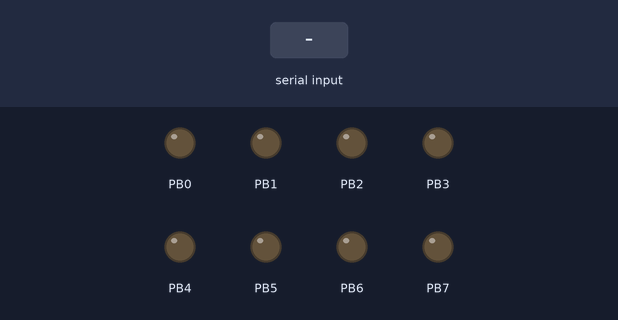
Simulated run of this program. Board: ATmega328P, built with avr-gcc and emulated at 16 MHz. Parts: output pins drawn as LEDs (lit = HIGH). The test bench sets the inputs (shaded band). What the program prints to the serial monitor is not drawn.

Above: at 1.2 s.
1.3 s: byte 57 (END_LINE) received over Serial
Timing chart, 0 to 4.3 s (numbered marks = the images above; inputs shaded):
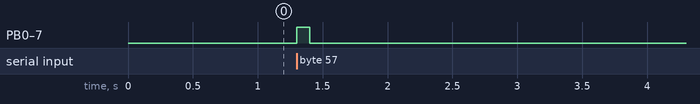

Measured:
- after the input at 1.3 s, PB0–7: LOW → HIGH at once, → LOW 0.10 s later

The program:

main.c
```c
#define F_CPU 16000000UL

#include <avr/io.h>
#include <util/delay.h>

#define BAUD_PRESCALE 7 //207 (Èç òàáëèöû Examples of UBRRn Settings for atmel328p "7 - 256000 Baud")
//#define BAUDRATE 9600
//#define BAUD_PRESCALLER (((F_CPU / (BAUDRATE * 16UL))) - 1)
#define FRAME_SIZE 32
#define END_LINE '9'

void USART_Init() {
	UBRR0H = BAUD_PRESCALE >> 8;
	UBRR0L = BAUD_PRESCALE;

	UCSR0A |= (1<<U2X0); //Óäâîåíèå ÷àñòîòû
	UCSR0B = (1<<RXEN0) | (1<<TXEN0); //Ðàçðåøàåì ïðèåì è ïåðåäà÷ó ïî USART - T/R ENable = True
	UCSR0C = (0<<UMSEL01) | (0<<UMSEL00) | (1<<USBS0) | (1<<UCSZ00) | (1<<UCSZ01) | (1 << UCSZ00);
}

unsigned char USART_Receive(void) {
	while( !(UCSR0A & (1<<RXC0)) );
	return UDR0;
}

void USART_Receive_Str(char *calledstring) {
	char ch;
	int i = 0;

	while(1) {
		ch = USART_Receive();

		if (ch == END_LINE) {
			calledstring[i] = 0;
			return;
		} else {
			calledstring[i] = ch;
			i++;
		}
	}
}

void USART_Send(unsigned char data) {
	while( !(UCSR0A & (1<<UDRE0)) );
	UDR0 = data;
}

void USART_Transmit_Str(char *calledstring) {
	for (int i = 0; i < FRAME_SIZE; i++) {
		if (calledstring[i] != 0)
			USART_Send(calledstring[i]);
		else
			break;
	}
}

void blink(){
	PORTB = 0xFF;
	_delay_ms(100);
	PORTB= 0x00;
	_delay_ms(100);
}

void Clean_Data(char *input_data) {
	for (int i = 0; i < FRAME_SIZE; i++) {
		input_data[i] = 0;
	}
}

int main(void) {
	DDRB = 0xFF; //PORTC as Output

	char input[FRAME_SIZE] = { 0 };
	USART_Init();

	while(1) {
		USART_Receive_Str(input);

		blink();

		char input_str[FRAME_SIZE] = { 0 };
		input_str[0] = '0';
		input_str[1] = '1';
		input_str[2] = '2';
		input_str[3] = '3';
		input_str[4] = '0';
		input_str[5] = '1';
		input_str[6] = '2';
		input_str[7] = '3';

		USART_Transmit_Str(input_str);
		USART_Transmit_Str("\r");

		Clean_Data(input_str);
	}

	return 0;
}
```
